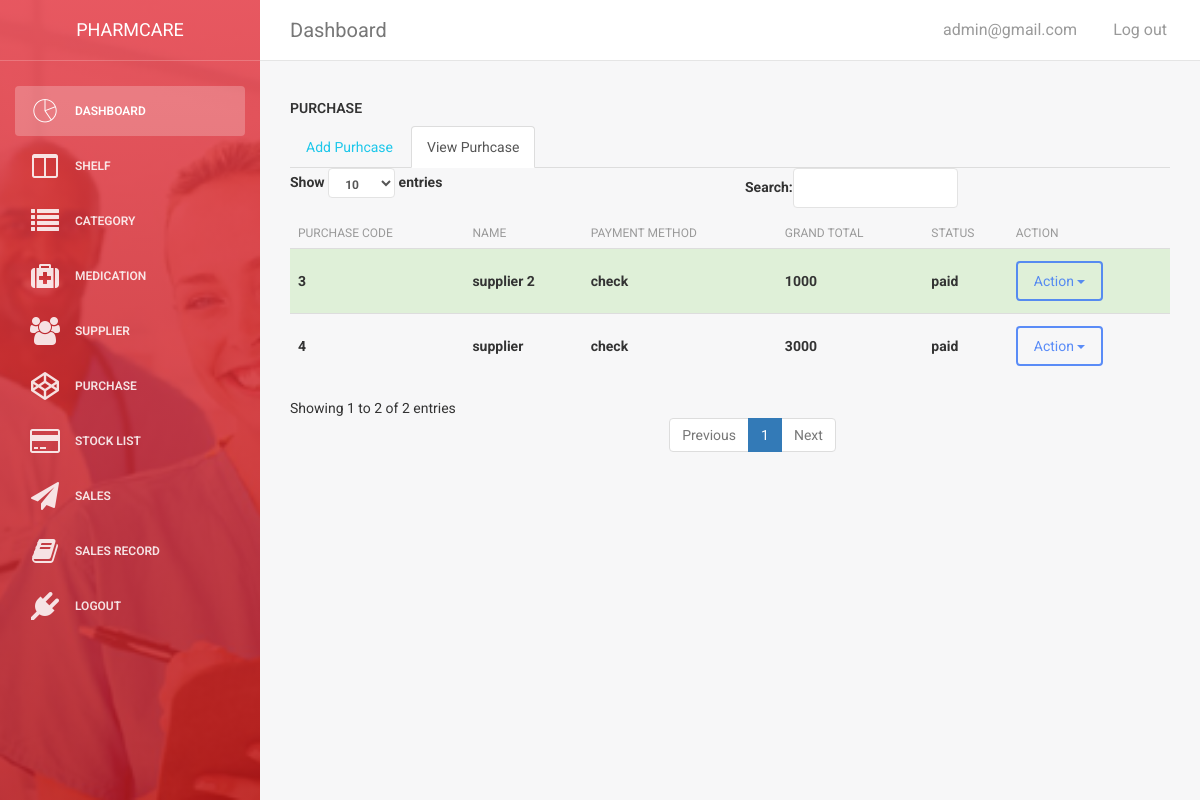
/admin/administrator/purchase.php (signed in), run on the app's committed database.
### tables this page shows
CREATE TABLE `purchase` (
  `id` int(11) NOT NULL,
  `purchaseCode` int(200) NOT NULL,
  `supName` varchar(255) NOT NULL,
  `paymentMethod` varchar(255) NOT NULL,
  `grandTotal` double DEFAULT NULL,
  `status` varchar(255) NOT NULL
);

### admin/includes/manage_purchase.php (the view, shortened to what this page needs)
<ul class="nav nav-tabs">
  <li><a href="purchase.php?source=add_purchase">Add Purhcase</a></li>
  <li class="active"><a href="purchase.php">View Purhcase</a></li>
</ul>
            <table class="table" id="myTable">
                <thead>
                  <tr>
                      <th>Purchase Code</th>
                      <th>Name</th>
                      <th>Payment Method</th>
                      <th>Grand Total</th>
                      <th>Status</th>
                      <th>Action</th>
                  </tr>
                </thead>
                <tbody>
                  <tr class="success">
<?php
    global $connection;
    $query = "SELECT * FROM purchase";
    $result = mysqli_query($connection,$query);
    while($row = mysqli_fetch_assoc($result)){
        $purchaseCode = $row['purchaseCode'];
        $name = $row['supName'];
        $payM = $row['paymentMethod'];
        $grandT = $row['grandTotal'];
        $status = $row['status'];
       ?>
        <th><?php echo $purchaseCode ;?></th>
        <th><?php echo $name ;?></th>
        <th><?php echo $payM ;?></th>
        <th><?php echo $grandT ;?></th>
        <th><?php echo $status ;?></th>
        <th><?php echo"<div class='dropdown'>
          <button class='btn btn-primary dropdown-toggle' type='button' data-toggle='dropdown'>Action
          <span class='caret'></span></button>
          <ul class='dropdown-menu'>
            <li><a href='purchase.php?source=edit_purchase&purchase_id={$purchaseCode}'>Edit</a></li>
            <li><a href='../invoice.php?p_code={$purchaseCode}'>Invoice</a></li>
            <li><a href='purchase.php?delete={$purchaseCode}'>Delete</a></li>
          </ul>
        </div>"
            ?></th>
        </tr><?php
    }
?>
                </tbody>
            </table>

### data on the page
purchase: purchaseCode "3", supName "supplier 2", paymentMethod "check", grandTotal "1000", status "paid"
purchase: purchaseCode "4", supName "supplier", paymentMethod "check", grandTotal "3000", status "paid"

### other printed values
$_SESSION['username'] "admin@gmail.com"
